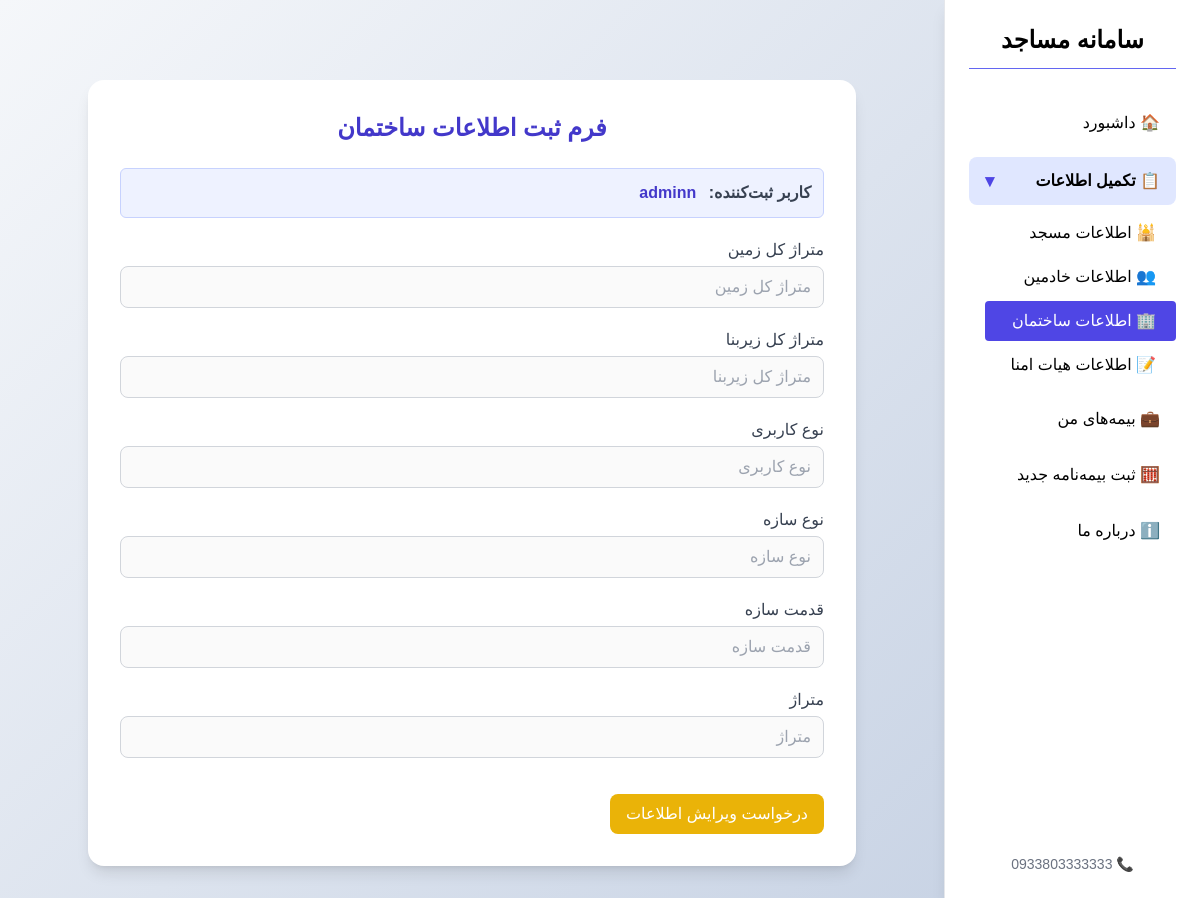
The page /account/buildform/ (signed in) on the database as committed earlier.
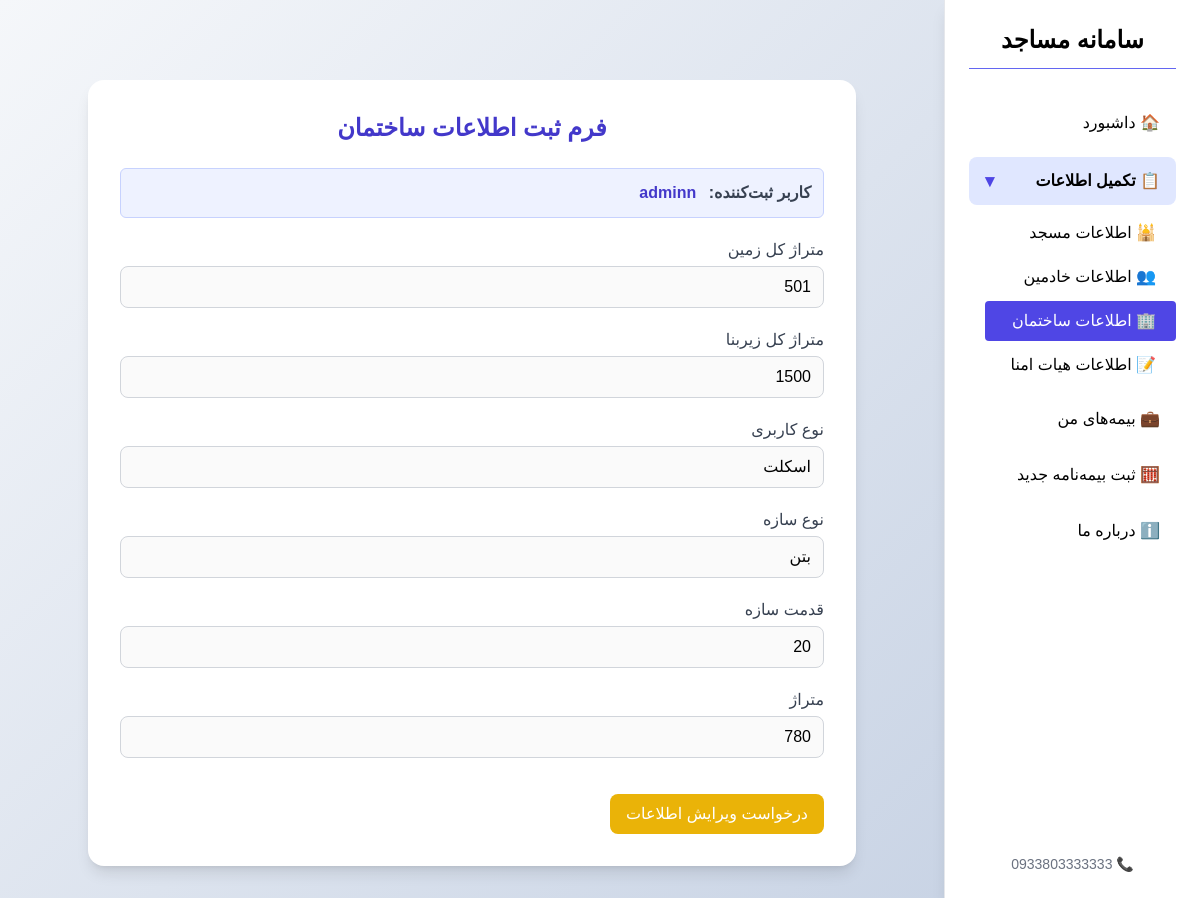
The same page on the database as committed later.
### forms/models.py (models this page shows, shortened)
class BuildingInformation(models.Model):
    registration=models.ForeignKey(MainRegistration,on_delete=models.CASCADE,related_name="building",verbose_name="بنا")
    total_land_area=models.IntegerField(validators=[MinValueValidator(50),MaxValueValidator(10000)],verbose_name="متراژ کل زمین")
    total_bulding_area=models.IntegerField(validators=[MinValueValidator(50),MaxValueValidator(10000)],verbose_name="متراژ زیربنا")
    user_type=models.CharField(max_length=25,verbose_name="نوع کاربری")#قابل تکرار
    structure_type=models.CharField(max_length=25,verbose_name="نوع سازه")#قابل تکرار
    structure_age=models.IntegerField(validators=[MinValueValidator(0),MaxValueValidator(60)],verbose_name="قدمت")#قابل تکرار
    structure_meterage=models.IntegerField(validators=[MinValueValidator(40),MaxValueValidator(10000)])#قابل تکرار
    class Meta:
        verbose_name="اطلاعات ساختمان"

### forms/views.py (the view)
@custom_login_required
def BuildingInformation_view(request):
    signup = get_signup_from_session(request)
    main_reg = MainRegistration.objects.filter(registration=signup).first()
    if not main_reg:
        messages.error(request, "ابتدا فرم اطلاعات اصلی مسجد را تکمیل کنید.")
        return redirect('/account/mainform/')  # مسیر فرم مسجد
    editing = request.GET.get("edit") == "true"
    if request.method == 'POST':
        data = BuildingInformation.objects.filter(registration=main_reg).first()
        form = BuildingInformation_form(request.POST, instance=data)
        if form.is_valid():
            trustees = form.save(commit=False)
            trustees.registration = main_reg
            trustees.save()
            messages.success(request, "اطلاعات هیات امنا ذخیره شد ✅")
            return redirect('/')
    else:
        data = BuildingInformation.objects.filter(registration=main_reg).first()
        form = BuildingInformation_form(instance=data)
        if not editing:
            for field in form.fields.values():
                field.widget.attrs['disabled'] = 'disabled'
    return render(request, 'buildingform.html', {
        'form': form,
        'signup': signup,
        'editing': editing
    })

### forms/forms.py
class BuildingInformation_form(StyledModelForm):
    class Meta:
        model=BuildingInformation
        fields=['total_land_area','total_bulding_area','user_type','structure_type','structure_age','structure_meterage']
        labels={'total_land_area':"متراژ کل زمین",
                'total_bulding_area':"متراژ کل زیربنا",
                'user_type':"نوع کاربری",
                'structure_type':"نوع سازه",
                'structure_age':"قدمت سازه",
                'structure_meterage':"متراژ",
                }

### forms/views.py (called while the page is built)
def get_signup_from_session(request): #get username
    user=request.session.get('username')
    if user:
        try:
            signup=Signup.objects.filter(username=user).first()
        except Signup.DoesNotExist:
            messages.warning(request,"کاربری شما یافت نشد، لطفا دوباره وارد شوید")
            return None
    else:
        messages.warning(request,"ابتدا وارد شوید!")
        return None
    return signup

### forms/templates/buildingform.html (shortened to what this page needs)
{% extends 'base.html' %}
{% load static %}
{% block content %}
<body class="bg-slate-100 min-h-screen flex items-center justify-center">
  <div class="w-full max-w-3xl bg-white rounded-2xl shadow-lg p-8 mx-auto mt-12">
    <h2 class="text-2xl font-bold text-center text-indigo-700 mb-6">فرم ثبت اطلاعات ساختمان</h2>
    {% if signup %}
      <div class="bg-indigo-50 p-3 rounded-md text-gray-700 border border-indigo-200 mb-4">
        <strong>کاربر ثبت‌کننده:</strong>
        <span class="text-indigo-700 font-semibold mr-2">{{ signup.username }}</span>
      </div>
    {% endif %}
    <form method="post" class="space-y-5">
{% for field in form %}
  <div>
    <label class="block text-gray-700 mb-1" for="{{ field.id_for_label }}">{{ field.label }}</label>
    {{ field }}
  </div>
{% endfor %}
<div class="pt-4 flex justify-between items-center">
  {% if not editing %}
    <a href="?edit=true" class="bg-yellow-500 text-white py-2 px-4 rounded-lg hover:bg-yellow-600 transition-all">
      درخواست ویرایش اطلاعات
    </a>
  {% endif %}
    </div>
  </form>
</div>
</body>
{% endblock %}

Rows that differ between the two databases and show on the page:
added BuildingInformation: form "501" "1500" "اسکلت" "بتن" "20" "780"
